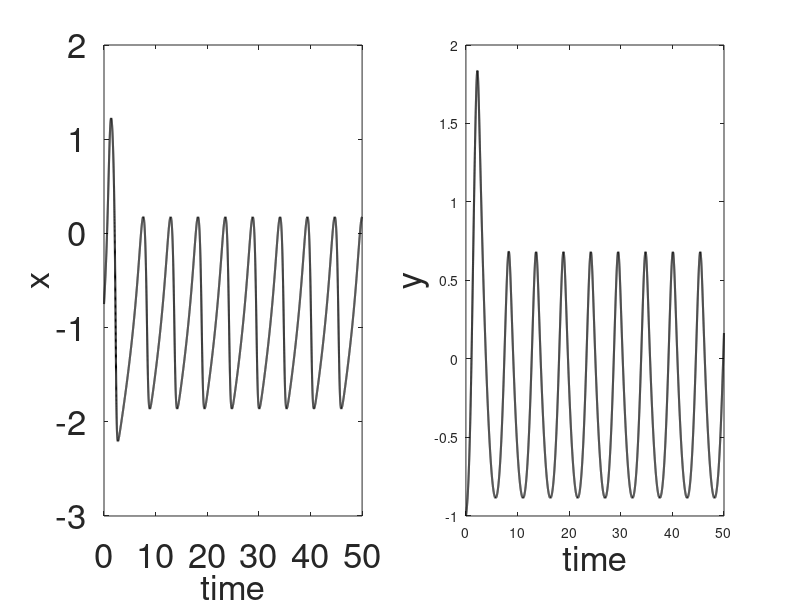
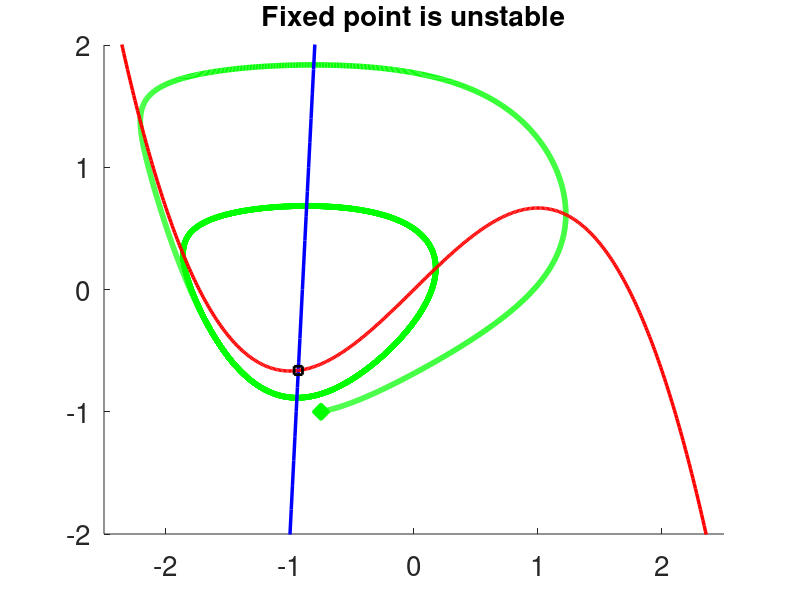

Here is the MATLAB script that generated these plots, in order:
close all;

% simple FitzHugh-Naguma Model - nullcline analysis
a=0.90;
eps=1;

xlimit=2.5;
ylimit=2;
x=-xlimit:0.1:xlimit;
y=x-x.^3/3;
yy=-ylimit:0.1:ylimit;
xx=-a*ones(1,length(yy));

lambda(1)= (1-a^2 + sqrt( (1-a^2)^2-4*eps) )/(2*eps);
lambda(2)= (1-a^2 - sqrt( (1-a^2)^2-4*eps) )/(2*eps);

dt=0.002;
t0=0;
tf=50;
t=t0:dt:tf;
N=length(t);

xt=zeros(1,N);
yt=zeros(1,N);
xt(1)=-0.05;
yt(1)=-.75;

for i=1:N-1
   xt(i+1)=xt(i)+(xt(i)-xt(i)^3/3-yt(i))*dt/eps;
   yt(i+1)=yt(i)+(xt(i)+a)*dt;
end

% figure(1)
% subplot(1,2,1)
% set(gca,'FontSize',25);
% plot(t,xt,'k','LineWidth',1.5)
% xlabel('time','FontSize',25)
% ylabel('x','FontSize',25)
% subplot(1,2,2)
% set(gca,'FontSize',25);
% plot(t,yt,'k','LineWidth',1.5)
% xlabel('time','FontSize',25)
% ylabel('y','FontSize',25)
% 
% figure(2)
% hold on
% axis([-xlimit xlimit -ylimit ylimit])
% set(gca,'FontSize',25);
% plot(xt,yt, 'g', 'LineWidth',4)
% plot(xt(1),yt(1), 'xg', 'LineWidth',10)
% plot(x,y, 'r', 'LineWidth', 2.5)
% plot(xx,yy, 'b', 'LineWidth', 2.5)
% xlabel('x','FontSize',20)
% ylabel('y','FontSize',20)
% if lambda < 0
% plot(-a, -a+a^3/3, 'ok', 'LineWidth',4)
% title('Fixed point is stable', 'FontSize',20)
% else
%     plot(-a, -a+a^3/3, 'ks', 'LineWidth',3)
%     title('Fixed point is unstable', 'FontSize',20)
% end
% hold off

% extended FitzHugh-Nagumo Model

a1=0.9;
eps1=0.4;
gamma=0.05;

x_limit=2.5;
y_limit=1;
xE=-x_limit:0.01:x_limit;
yE=(xE+a1)./gamma;
yE2=(xE-xE.^3/3);

xT=zeros(1,N);
yT=xT;
xT(1)=-0.75;
yT(1)=-1;

for i=1:N-1
   xT(i+1)=xT(i)+(xT(i)-xT(i)^3/3-yT(i))*dt/eps1; 
   yT(i+1)=yT(i)+(xT(i)-gamma*yT(i)+a1)*dt;
end

figure(3)
subplot(1,2,1)
plot(t,xT,'k','LineWidth',1.5)
set(gca,'FontSize',25);
xlabel('time','FontSize',25)
ylabel('x','FontSize',25)
subplot(1,2,2)
set(gca,'FontSize',25);
plot(t,yT,'k','LineWidth',1.5)
xlabel('time','FontSize',25)
ylabel('y','FontSize',25)

% intersection of nullclines
b0=-2;
b = fsolve(@(b)(-a1/gamma+ (1-1/gamma)*b - b^3/3 ), b0);
c = (b+a1)/gamma;

lambda1(1)= ((1-b^2-gamma*eps1) + sqrt((1-b^2-gamma*eps1)^2 - 4*(gamma*eps1*b^2 + eps1 - gamma*eps1)  ) )/2;
lambda1(2)= ((1-b^2-gamma*eps1) - sqrt((1-b^2-gamma*eps1)^2 - 4*(gamma*eps1*b^2 + eps1 - gamma*eps1)  )) /2;

figure(4)
hold on
plot(xT,yT, 'g', 'LineWidth',4)
plot(xT(1),yT(1), 'xg', 'LineWidth',10)
plot(xE,yE,'b', 'LineWidth', 2.5)
set(gca,'FontSize',20);
plot(xE,yE2, 'r', 'LineWidth', 2.5)
if lambda1 <0 
    plot(b,c, 'ok', 'LineWidth',4)
    title('Fixed point is stable', 'FontSize',20)
else
    plot(b,c, 'sk', 'LineWidth',2)
    title('Fixed point is unstable', 'FontSize',20)
end
    
    axis([-x_limit x_limit -ylimit ylimit])
hold off
